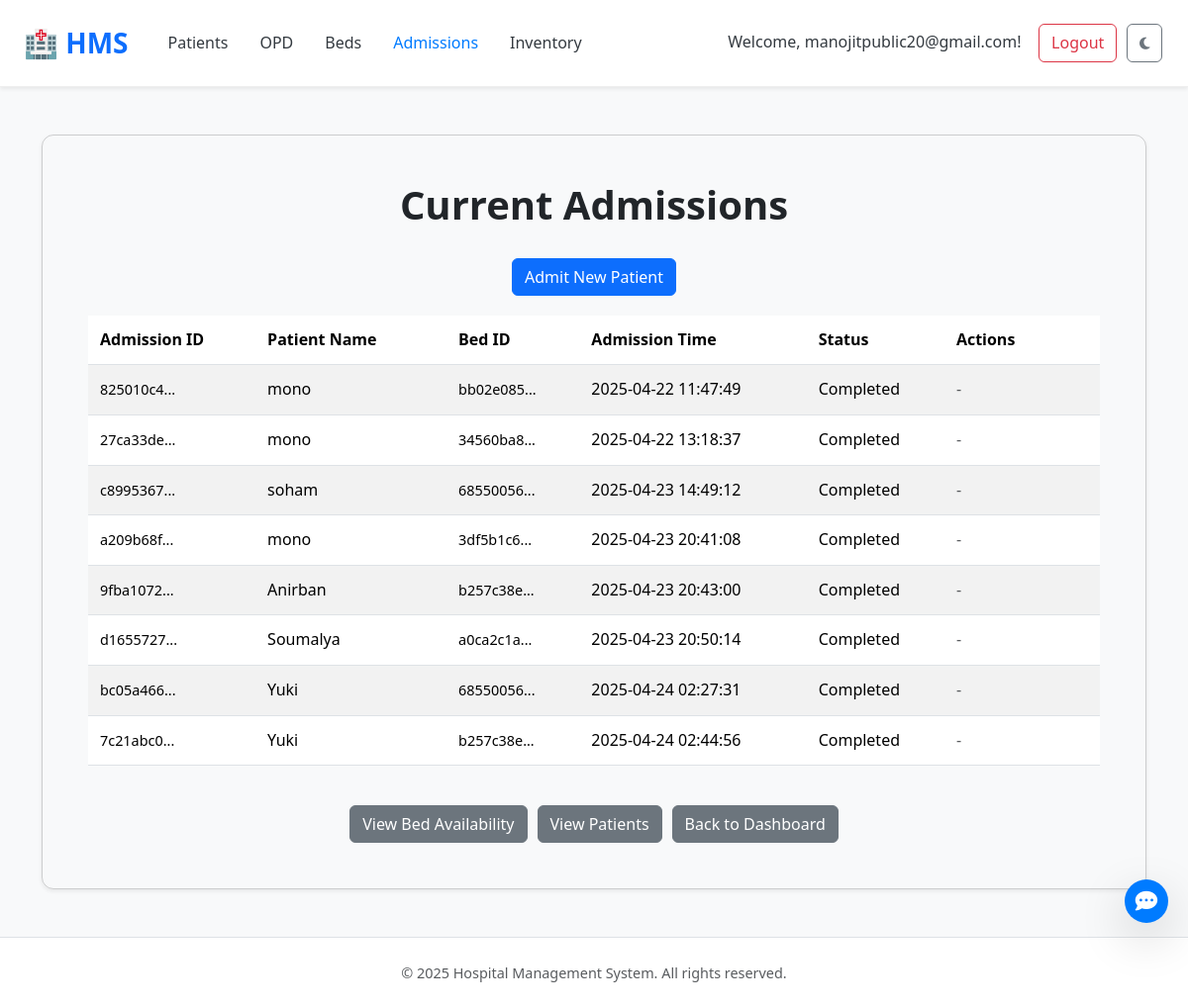
The app's page /admissions (signed in) with its own data.
### tables this page shows
CREATE TABLE admissions (
    admission_id TEXT PRIMARY KEY,
    patient_id TEXT NOT NULL,
    bed_id TEXT NOT NULL,
    admission_time TIMESTAMP DEFAULT CURRENT_TIMESTAMP,
    status TEXT NOT NULL DEFAULT 'Admitted',
    FOREIGN KEY (patient_id) REFERENCES patients(patient_id),
    FOREIGN KEY (bed_id) REFERENCES beds(bed_id)
);

CREATE TABLE patients (
    patient_id TEXT PRIMARY KEY,
    name TEXT NOT NULL,
    age INTEGER,
    gender TEXT,
    contact_number TEXT,
    address TEXT,
    emergency_contact TEXT,
    blood_group TEXT,
    medical_history TEXT
);

### app.py (the view)
@app.route('/admissions')
def list_admissions():
    conn = get_db()
    admissions = conn.execute("""
        SELECT a.admission_id, p.name AS patient_name, b.bed_id, a.admission_time, a.status
        FROM admissions a
        JOIN patients p ON a.patient_id = p.patient_id
        JOIN beds b ON a.bed_id = b.bed_id
    """).fetchall()
    close_db(conn)
    return render_template('list_admissions.html', admissions=admissions)

### app.py (called while the page is built)
def get_db():
    conn = sqlite3.connect(DATABASE)
    conn.row_factory = sqlite3.Row
    return conn

### templates/list_admissions.html (shortened to what this page needs)
<!DOCTYPE html>
<html lang="en">
<head>
    <link href="https://cdn.jsdelivr.net/npm/bootstrap@5.3.3/dist/css/bootstrap.min.css" rel="stylesheet">
    <link href="https://cdn.jsdelivr.net/npm/aos@2.3.4/dist/aos.css" rel="stylesheet">
    <link rel="stylesheet" href="https://cdnjs.cloudflare.com/ajax/libs/font-awesome/6.5.0/css/all.min.css" />
    <link rel="stylesheet" href="{{ url_for('static', filename='style.css') }}">
    <link rel="stylesheet" href="{{ url_for('static', filename='index_style.css') }}">
</head>
<body {% if g.get('theme')=='dark' %}data-bs-theme="dark" {% endif %}>
    <nav class="navbar navbar-expand-lg navbar-light bg-white shadow-sm px-4" data-aos="fade-down">
        <a class="navbar-brand fw-bold text-primary" href="{{ url_for('index') }}">🏥 HMS</a>
        <div class="collapse navbar-collapse justify-content-between" id="navbarNav">
            <ul class="navbar-nav">
                {% if session.get('user_id') %}
                <li class="nav-item">
                    <a class="nav-link {% if request.endpoint == 'list_patients' %}active{% endif %}"
                        href="{{ url_for('list_patients') }}">Patients</a>
                </li>
                <li class="nav-item">
                    <a class="nav-link {% if request.endpoint == 'view_opd_queue' %}active{% endif %}"
                        href="{{ url_for('view_opd_queue') }}">OPD</a>
                </li>
                <li class="nav-item">
                    <a class="nav-link {% if request.endpoint == 'list_beds' %}active{% endif %}"
                        href="{{ url_for('list_beds') }}">Beds</a>
                </li>
                <li class="nav-item">
                    <a class="nav-link {% if request.endpoint == 'list_admissions' %}active{% endif %}"
                        href="{{ url_for('list_admissions') }}">Admissions</a>
                </li>
                <li class="nav-item">
                    <a class="nav-link {% if request.endpoint == 'view_inventory' %}active{% endif %}"
                        href="{{ url_for('view_inventory') }}">Inventory</a>
                </li>
                {% endif %}
            </ul>
            <ul class="navbar-nav">
                {% if session.get('user_id') %}
                <li class="nav-item">
                    <a class="nav-link navbar-text me-2" href="{{ url_for('view_profile') }}" style="cursor: pointer;">
                        Welcome, {{ session.get('user_email') }}!
                    </a>
                </li>
                <li class="nav-item">
                    <a class="btn btn-outline-danger" href="{{ url_for('logout') }}">Logout</a>
                </li>
                {% endif %}
                <li class="nav-item">
                    <button id="darkModeToggle" class="btn btn-outline-secondary ms-2" title="Toggle Dark Mode"
                        aria-label="Toggle Dark Mode">
                        <i class="fas fa-moon moon-icon"></i>
                    </button>
                </li>
            </ul>
        </div>
    </nav>
    <div class="container my-5">
        <div class="admissions-container card shadow-sm">
            <div class="card-body">
                <h1>Current Admissions</h1>
                 {% if session.get('user_type') in ['hospital', 'doctor'] %}
                <div class="admit-patient-button-container">
                    <a href="{{ url_for('admit_patient') }}" class="btn btn-primary">Admit New Patient</a>
                </div>
                 {% endif %}
                {% if admissions is none or admissions | length == 0 %}
                <p class="text-center text-muted">No current admissions found.</p>
                {% else %}
                <div class="table-responsive">
                    <table class="table table-striped table-hover align-middle" id="admissionsTable">
                        <thead>
                            <tr>
                                <th>Admission ID</th>
                                <th class="sortable" data-sort-key="patient_name" title="Click to sort">Patient Name </th>
                                <th>Bed ID</th>
                                <th class="sortable" data-sort-key="admission_time" data-sort-type="date" title="Click to sort">Admission Time </th>
                                <th class="admissions-status-cell">Status</th>
                                {% if session.get('user_type') in ['hospital', 'doctor'] %}
                                <th class="admissions-actions-cell">Actions</th>
                                {% endif %}
                            </tr>
                        </thead>
                        <tbody>
                            {% for admission in admissions %}
                            <tr data-admission-id="{{ admission['admission_id'] }}">
                                <td><span class="truncated-id">{{ admission['admission_id'][:8] }}...</span></td>
                                <td>{{ admission['patient_name'] }}</td>
                                <td><span class="truncated-id">{{ admission['bed_id'][:8] }}...</span></td>
                                <td>{{ admission['admission_time'] }}</td>
                                <td class="admissions-status-cell">
                                     <span class="status-span status-{{ admission['status'] }}">{{ admission['status'] }}</span>
                                </td>
                                {% if session.get('user_type') in ['hospital', 'doctor'] %}
                                <td class="admissions-actions-cell">
                                    {% if admission['status'] == 'Admitted' %}
                                        <button class="btn btn-sm btn-danger discharge-btn" data-admission-id="{{ admission['admission_id'] }}">Discharge</button>
                                    {% else %}
                                        <span class="text-muted">-</span>
                                    {% endif %}
                                </td>
                                {% endif %}
                            </tr>
                            {% endfor %}
                        </tbody>
                    </table>
                </div>
                {% endif %}
                <div class="mt-4 bottom-buttons-container">
                    <a href="{{ url_for('list_beds') }}" class="btn btn-secondary">View Bed Availability</a>
                    <a href="{{ url_for('list_patients') }}" class="btn btn-secondary">View Patients</a>
                    <a href="{{ url_for('index') }}" class="btn btn-secondary">Back to Dashboard</a>
                </div>
            </div>
        </div>
    </div>
    <footer class="bg-white border-top py-4 text-center" data-aos="fade-up">
        <div class="container">
            <p class="mb-0 text-muted">&copy; 2025 Hospital Management System. All rights reserved.</p>
        </div>
    </footer>
    <div id="chatbot-container">
        <button id="chatbot-toggle-btn" class="btn btn-primary rounded-circle shadow-lg">
            <i class="fas fa-comment-dots"></i>
        </button>
    </div>
</body>
</html>

### static/style.css (style rules this page uses)
html { scroll-behavior: smooth; }
:root { --primary-color: #007bff; --primary-darker: #0056b3; --secondary-color: #6c757d; --light-bg: #f8f9fa; --dark-text: #343a40; --card-border-color: #eee; }
body { font-family: 'Segoe UI', Tahoma, Geneva, Verdana, sans-serif; color: var(--dark-text); background-color: var(--light-bg); line-height: 1.6; }
.navbar { background-color: white !important; border-bottom: 1px solid var(--card-border-color); padding: 1rem 2rem; }
.navbar { position: sticky; top: 0; z-index: 999; }
.nav-item { display: flex; justify-content: center; text-align: center; }
.navbar-brand { font-size: 1.75rem; font-weight: bold; color: var(--primary-color); }
.navbar-nav .nav-link { color: var(--dark-text); margin-left: 1rem; padding: 0.5rem 1rem; }
.navbar-nav .nav-link:hover, .navbar-nav .nav-link.active { color: var(--primary-color); font-weight: 500; }
.navbar-nav .btn { margin: 0.1rem; }
footer { color: #777; font-size: 0.9rem; }

### static/index_style.css (style rules this page uses)
body { opacity: 0; transition: opacity 0.5s ease-in-out; }
body.loaded { opacity: 1; }
.card { transition: transform 0.3s ease, box-shadow 0.3s ease; }
#darkModeToggle { transition: all 0.3s ease; font-size: 14px; padding: 8px 12px; }
#chatbot-toggle-btn { position: fixed; bottom: calc(20px + 56px + 10px); right: 20px; z-index: 1052; width: 44px; height: 44px; border-radius: 50%; background-color: #007bff; color: white; border: none; display: flex; align-items: center; justify-content: center; cursor: pointer; box-shadow: 0 4px 8px rgba(0, 0, 0, 0.2); transition: all 0.3s ease; font-size: 1.4rem; }
#chatbot-toggle-btn i { color: inherit; }

### templates/list_admissions.html (style rules this page uses)
.admissions-container { margin-top: 30px; padding: 30px; background-color: var(--card-bg-color); border-radius: 12px; box-shadow: 0 5px 15px rgba(0, 0, 0, 0.1); }
.admissions-container h1 { text-align: center; margin-bottom: 30px; color: var(--text-color); font-weight: 700; }
.table td, .table th { padding: 12px; vertical-align: middle; }
.admit-patient-button-container { display: flex; justify-content: center; text-align: center; margin-bottom: 20px; }
.bottom-buttons-container { margin-top: 30px; display: flex; flex-wrap: wrap; gap: 10px; justify-content: center; }
.table th.sortable { cursor: pointer; position: relative; padding-right: 25px; transition: background-color 0.2s ease; }
.truncated-id { font-size: 0.9em; color: var(--secondary-text-color); }
.admissions-status-cell { min-width: 100px; }
.admissions-actions-cell { min-width: 120px; }

### records on screen
admissions: admission "825010c4", patient_name "mono", admission "bb02e085", admission_time "2025-04-22 11:47:49", status "Completed"
admissions: admission "27ca33de", patient_name "mono", admission "34560ba8", admission_time "2025-04-22 13:18:37", status "Completed"
admissions: admission "c8995367", patient_name "soham", admission "68550056", admission_time "2025-04-23 14:49:12", status "Completed"
admissions: admission "a209b68f", patient_name "mono", admission "3df5b1c6", admission_time "2025-04-23 20:41:08", status "Completed"
admissions: admission "9fba1072", patient_name "Anirban", admission "b257c38e", admission_time "2025-04-23 20:43:00", status "Completed"
admissions: admission "d1655727", patient_name "Soumalya", admission "a0ca2c1a", admission_time "2025-04-23 20:50:14", status "Completed"
admissions: admission "bc05a466", patient_name "Yuki", admission "68550056", admission_time "2025-04-24 02:27:31", status "Completed"
admissions: admission "7c21abc0", patient_name "Yuki", admission "b257c38e", admission_time "2025-04-24 02:44:56", status "Completed"

### other values on screen
{{ session.get('user_email') }} "manojitpublic20@gmail.com"
